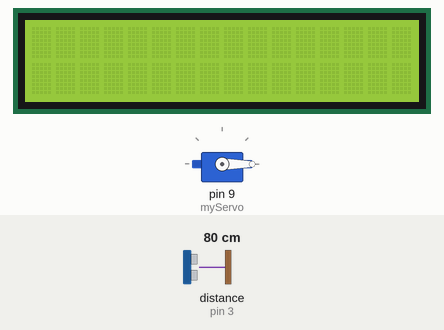
The sketch below on a simulated Arduino Uno, built with avr-gcc and run on an emulated ATmega328P. Parts: servo, 16×2 character LCD. Wiring (inferred from the names in the program): ultrasonic range finder: trigger pin 2; echo pin 3. The test bench sets the inputs (shaded band); at power-on: distance to the obstacle (sensor on pin 3) 80 cm. The echo pulse lasts 58.3 µs per cm.

Above: at 1.2 s.
1.3 s: distance to the obstacle (sensor on pin 3) set to 14 cm
4.3 s: distance to the obstacle (sensor on pin 3) set to 10 cm
At 5.9 s:
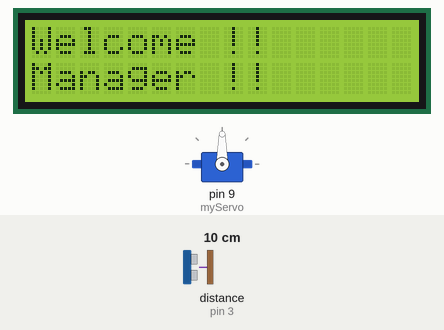
8.4 s: distance to the obstacle (sensor on pin 3) set to 18 cm
At 10.0 s:
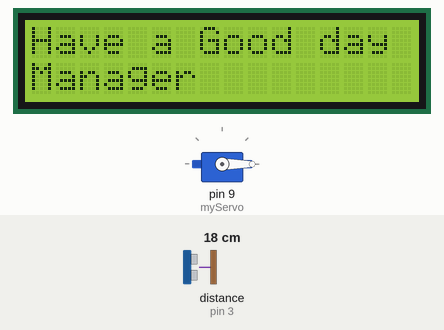
11.7 s: distance to the obstacle (sensor on pin 3) set to 2 cm
At 12.7 s:
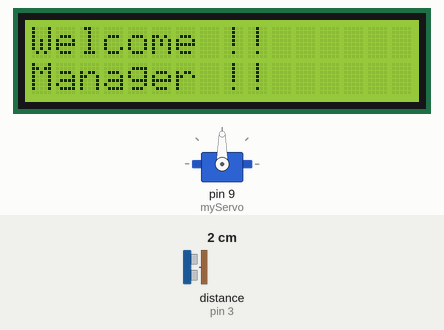
15.8 s: distance to the obstacle (sensor on pin 3) set to 35 cm
At 17.8 s:
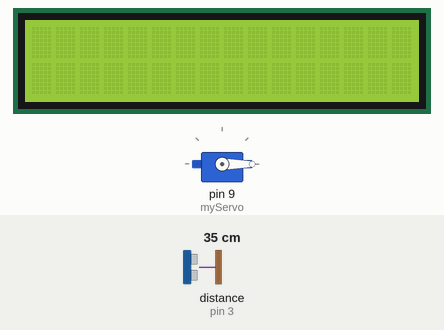
Timing chart, 0 to 19.3 s (numbered marks = the images above; inputs shaded):
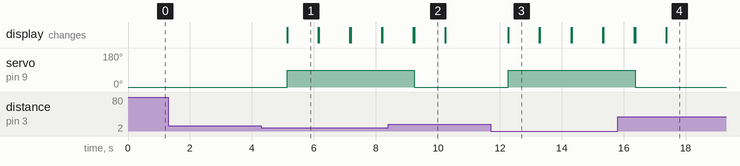

The sketch:

Project_work_hotel_Servomoter_Manager_.ino
```cpp
#include <Servo.h>
#include <LiquidCrystal_I2C.h>
#include <Wire.h>

Servo myServo;
LiquidCrystal_I2C lcd(0x27, 16, 2);

#define trigPin 2 // Trigger Pin
#define echoPin 3 // Echo Pin


#define maximumRange   500  // 최대 거리
#define minimumRange   2 // 최소 거리

long duration, distance; // 펄스 시간, 거리 측정용 변수

int flag = 0;

// 프로그램 시작시 초기화 작업
void setup()
{

  pinMode(trigPin, OUTPUT);
  pinMode(echoPin, INPUT);

  myServo.attach(9);
  myServo.write(0);
  pinMode(7,INPUT);

  lcd.init();
  lcd.backlight();
}

// 계속 실행할 무한 루프
void loop()
{
 digitalWrite(trigPin, LOW);
 delayMicroseconds(2);

 digitalWrite(trigPin, HIGH);
 delayMicroseconds(10);

 digitalWrite(trigPin, LOW);
 duration = pulseIn(echoPin, HIGH);

 // 측정된 시간을 cm로 환산
 distance = duration/58.2;

 if(distance < 12)
  {
    myServo.write(90);
    lcd.setCursor(0,0);
    lcd.print("Welcome !!");
    lcd.setCursor(0,1);
    lcd.print("Manager !!");

   flag = 1;

  }
  else if((distance >= 12) && (distance < 50) && (flag == 1))
  {
    myServo.write(0);
    lcd.setCursor(0,0);
    lcd.print("Have a Good day");
    lcd.setCursor(0,1);
    lcd.print("Manager");

    flag = 0;
  }
 else
 {
    lcd.setCursor(0,0);
    lcd.print(" ");
    lcd.setCursor(0,1);
    lcd.print(" ");
 }
 delay(1000);
 lcd.clear();
 }
```

Measured:
- the behaviour switches between 13 and 12 cm on distance to the obstacle (sensor on pin 3) (found by bisection; images 0 and 1)
- after the input at 1.3 s, every drawn part: stays the same
- after the input at 4.3 s, servo on pin 9 (myServo): 0° → 90° after 0.83 s; the display: changes after 0.83 s (image 1)
- after the input at 8.4 s, servo on pin 9 (myServo): 90° → 0° after 0.83 s; the display: first differs from a run without the input after 0.83 s (image 2)
- after the input at 11.7 s, servo on pin 9 (myServo): 0° → 90° after 0.57 s; the display: changes after 0.57 s (image 3)
- after the input at 15.8 s, servo on pin 9 (myServo): 90° → 0° after 0.57 s; the display: first differs from a run without the input after 0.57 s (image 4 shows a later state)
- what the display in image 1 shows lasts 1.0 s, from 5.1 s to 6.1 s
